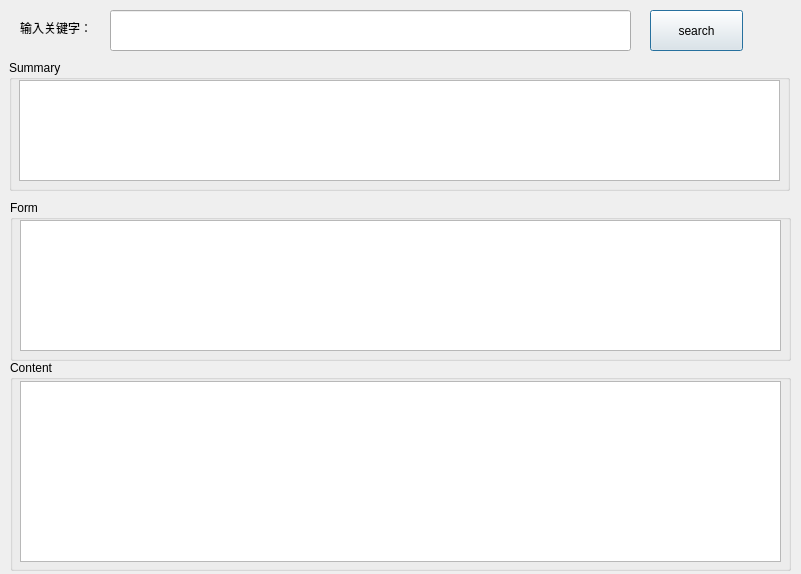
<?xml version="1.0" encoding="UTF-8"?>
<ui version="4.0">
 <class>Dialog</class>
 <widget class="QDialog" name="Dialog">
  <property name="geometry">
   <rect>
    <x>0</x>
    <y>0</y>
    <width>801</width>
    <height>574</height>
   </rect>
  </property>
  <property name="windowTitle">
   <string>百度百科</string>
  </property>
  <widget class="QLabel" name="label">
   <property name="geometry">
    <rect>
     <x>20</x>
     <y>20</y>
     <width>91</width>
     <height>16</height>
    </rect>
   </property>
   <property name="text">
    <string>输入关键字：</string>
   </property>
  </widget>
  <widget class="QGroupBox" name="groupBox">
   <property name="geometry">
    <rect>
     <x>10</x>
     <y>360</y>
     <width>781</width>
     <height>211</height>
    </rect>
   </property>
   <property name="title">
    <string>Content</string>
   </property>
   <widget class="QTextBrowser" name="textBrowser_3">
    <property name="geometry">
     <rect>
      <x>10</x>
      <y>21</y>
      <width>761</width>
      <height>181</height>
     </rect>
    </property>
   </widget>
  </widget>
  <widget class="QGroupBox" name="groupBox_2">
   <property name="geometry">
    <rect>
     <x>10</x>
     <y>200</y>
     <width>781</width>
     <height>161</height>
    </rect>
   </property>
   <property name="title">
    <string>Form</string>
   </property>
   <widget class="QTextBrowser" name="textBrowser_2">
    <property name="geometry">
     <rect>
      <x>10</x>
      <y>20</y>
      <width>761</width>
      <height>131</height>
     </rect>
    </property>
   </widget>
  </widget>
  <widget class="QGroupBox" name="groupBox_3">
   <property name="geometry">
    <rect>
     <x>9</x>
     <y>60</y>
     <width>781</width>
     <height>131</height>
    </rect>
   </property>
   <property name="title">
    <string>Summary</string>
   </property>
   <widget class="QTextBrowser" name="textBrowser">
    <property name="geometry">
     <rect>
      <x>10</x>
      <y>20</y>
      <width>761</width>
      <height>101</height>
     </rect>
    </property>
   </widget>
  </widget>
  <widget class="QPushButton" name="pushButton">
   <property name="geometry">
    <rect>
     <x>650</x>
     <y>10</y>
     <width>93</width>
     <height>41</height>
    </rect>
   </property>
   <property name="text">
    <string>search</string>
   </property>
  </widget>
  <widget class="QLineEdit" name="lineEdit">
   <property name="geometry">
    <rect>
     <x>110</x>
     <y>10</y>
     <width>521</width>
     <height>41</height>
    </rect>
   </property>
  </widget>
 </widget>
 <resources/>
 <connections/>
</ui>
